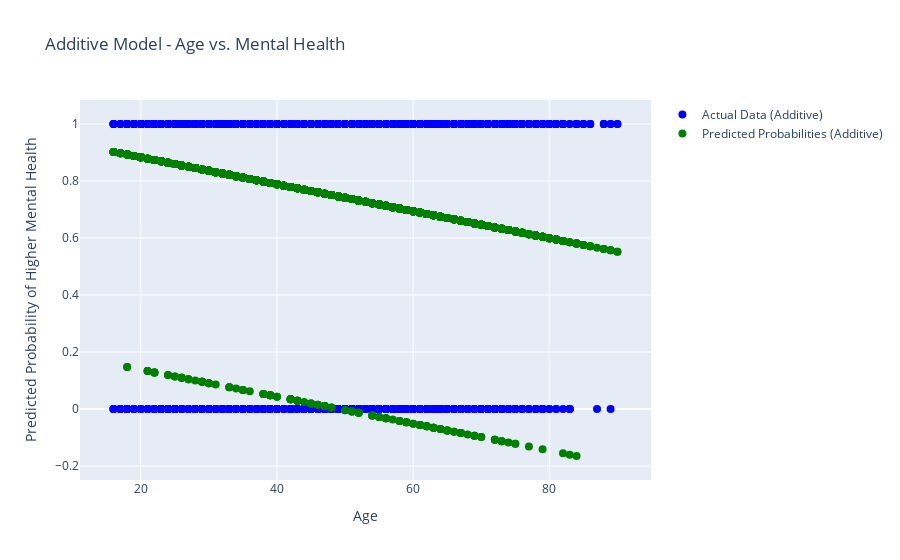

Notebook source saved alongside this figure:
### Markdown cell above
### 3.5.

### Code cell
import plotly.graph_objects as go

# Additive model plot
fig_additive = go.Figure()

# Plot the data points for the outcome (1s and 0s)
fig_additive.add_trace(go.Scatter(x=data['DEMO_age'], y=data['WELLNESS_self_rated_mental_health_binary'], 
                                 mode='markers', name='Actual Data (Additive)',
                                 marker=dict(color='blue', size=8)))

# Add predicted probabilities for the additive model
fig_additive.add_trace(go.Scatter(x=data['DEMO_age'], y=model_additive.fittedvalues, 
                                 mode='markers', name='Predicted Probabilities (Additive)',
                                 marker=dict(color='green', size=8)))

# Add titles and axis labels
fig_additive.update_layout(
    title="Additive Model - Age vs. Mental Health",
    xaxis_title="Age",
    yaxis_title="Predicted Probability of Higher Mental Health",
    showlegend=True
)

fig_additive.show()

### Figure 1 — Plotly figure (JSON) as saved in the notebook; plotly's stock layout.template omitted (floating-point values rounded to 4 significant figures; data arrays with more than 128 entries replaced by an {"elided": "..."} marker saying what was removed)
{"data": [{"marker": {"color": "blue", "size": 8}, "mode": "markers", "name": "Actual Data (Additive)", "type": "scatter", "x": {"elided": "3148 int values"}, "y": {"elided": "3148 int values"}}, {"marker": {"color": "green", "size": 8}, "mode": "markers", "name": "Predicted Probabilities (Additive)", "type": "scatter", "x": {"elided": "3148 int values"}, "y": {"elided": "3148 float values"}}], "layout": {"showlegend": true, "title": {"text": "Additive Model - Age vs. Mental Health"}, "xaxis": {"title": {"text": "Age"}}, "yaxis": {"title": {"text": "Predicted Probability of Higher Mental Health"}}}}
